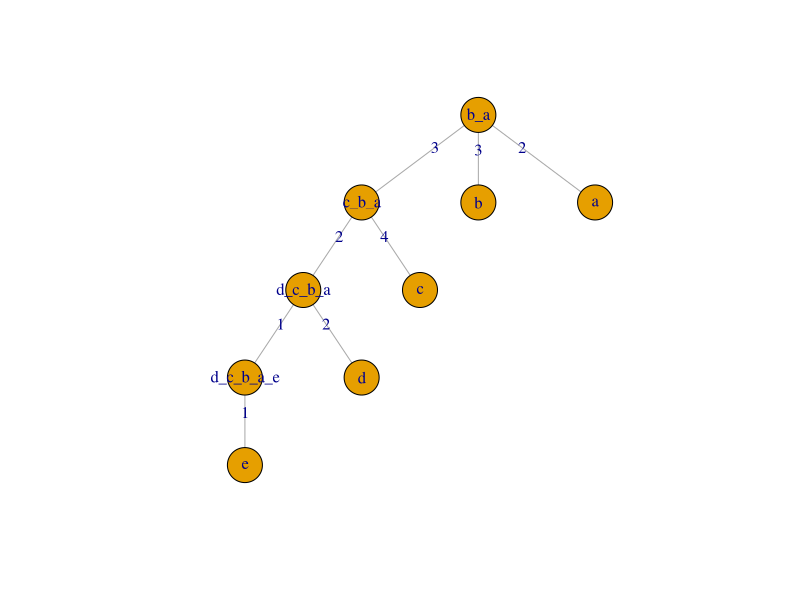

Here is the R script that generated this plot:

##### Set up




#### functions

## param: takes a square distance matrix
## takes a matrix and makes it into a Q matrix 
## returns Q matrix 

makeQ <- function(dist) {
  #get the size
  n <- nrow(dist)
  
  #get row and column sums
  rows <- rowSums(dist)
  cols <- colSums(dist)
  
  #set up Q return 
  Q <- matrix(data = NA, nrow = n, ncol = n)
  row.names(Q) <- row.names(dist)
  colnames(Q) <- colnames(dist)
                   
  # runs through all rows 
  for (a in 1:n) {
    for(b in 1:n) { 
      
      #skip over diagonals 
      if(a == b) {
        Q[a,b] = 0
        
      #uses formula from wikipedia
      }else{
        
      Q[a,b] = (n-2)* dist[a,b] - rows[a] - cols[b]
      }
    }
  }

 return(Q)
}
  

## param: takes a Q matrix, and original distance matrix
## takes smallest element, and joins those nodes, calculates distances
## returns: distance from original nodes to new node,
## to a larger as a dataframe that can be added 

joinNode <- function(Q, dist) {
  
  #takes first (smallest) location for min, returns row and col index
  Qmin <- which( Q == min(Q), arr.ind = TRUE)[1,]
  n <- nrow(dist)
  
  a <- Qmin[1]
  b <- Qmin[2]
  
  abDist <- dist[a,b]
  
  # Nodes 
  nodeA <- rownames(dist)[a]
  nodeB <- rownames(dist)[b]
  
  #row/col sums
  rows <- rowSums(dist)
  cols <- colSums(dist)
  
  #edge distance - from wikipedia
  firstD <- .5* abDist + 1/(2*(n-2)) *(rows[a] - rows[b])
  secondD <- abDist - firstD
  
  newNode <- paste(nodeA, "_",nodeB, sep = '')
  
  #edges that have been made 
  nodeDF <- data.frame(parent = c(newNode, newNode),
                       child = c(nodeA, nodeB),
                       distance = c(firstD, secondD))
  
  return(nodeDF)
}

## params: Takes Q matrix, and original distance matrix, 
## and makes new matrix that is n-1 from dist size, adding in 
## returns the new distance matrix 
newDist <- function(Q, dist) {
  
  #get smallest distance, and return what nodes those are 
  n <- nrow(dist)
  Qmin <- which( Q == min(Q), arr.ind = TRUE)[1,]
  a <- Qmin[1]
  b <- Qmin[2]
  
  #Get new names
  nodeA <- rownames(dist)[a]
  nodeB <- rownames(dist)[b]
  newNode <- paste(nodeA, "_",nodeB, sep = '')
  
  #new distances
  newLength <- c()
  oldNames <- rownames(dist)[-c(a,b)]
  
  for (i in oldNames) {
    ind <- which(rownames(dist) == i) 
    newLength <- c(newLength, .5* (dist[a, ind] + dist[b, ind] - dist[a,b]))
  }
  
  #build out distance matrix 
  
  newD<- matrix(0, n - 1, n - 1)
  rownames(newD) <- c(newNode, oldNames)
  colnames(newD) <- c(newNode, oldNames)
  
  #new dist
  newD[1, -1] <- newLength
  newD[-1, 1] <- newLength
  
  #old dist
  oldDist <- dist[-c(a,b), -c(a,b)]
  newD[-1,-1] <- oldDist
  
  
  return(newD)
}


# graph output from the tree

graphTree <- function(tree, vsize = 20) {
  library(igraph)
  
  g <- graph_from_data_frame(tree, directed = FALSE)
  
  #add distances to plot
  E(g)$label <- round(E(g)$distance, 3)   
  
  plot(
    g,
    vertex.size = vsize,
    edge.arrow.mode = 0,                  
    layout = layout_as_tree(g, root = V(g)[1]) 
  )
  
  
}



## *~*~*~*~*~ Main function 

neighborTree <- function(dist) {
  #set up first distance
  orignialDist <- dist
  newD <- dist
  
  # #Set up matrix to hold final tree info
   tree <- data.frame(
     parent = character(),
     child = character(), 
     distance = numeric()
   )
  # 
  

  
  print(dist)
  #Generally, run until no more new nodes can be made. 
  
  while(nrow(newD) > 2)  {
    #Get Q
    Q <- makeQ(newD)
    
    #nodes 
    joinInfo <- joinNode(Q, newD)
    tree <- rbind(tree, joinInfo)
    
    print(tree)
    
    #get new distance 
    newD <- newDist(Q, newD)
    
    print(newD)
  }
  
  #add last nodes
  lastNodes <- rownames(newD)
  lastDist <- newD[1,2]
  newNode <- paste(lastNodes[1],"_",lastNodes[2], sep = '')
  
  tree<- rbind(tree, 
               data.frame(parent=newNode, child=lastNodes[1], distance=lastDist),
               data.frame(parent=newNode, child=lastNodes[2], distance=lastDist))
  
  return(tree)
  
  
}

### wiki example matrix 

wiki <- matrix(
  c(0,5,9,9,8,
    5,0,10,10,9,
    9,10,0,8,7,
    9,10,8,0,3,
    8,9,7,3,0),
  ncol = 5,
  byrow = TRUE,
  dimnames = list(c('a','b','c','d','e'), c('a','b','c','d','e'))
)

firstOne<- makeQ(wiki)
firstOne

firstNewNode <- joinNode(firstOne, wiki)
firstNewNode

second <- newDist(Q= firstOne,dist = wiki)
second

secondQ <- makeQ(dist = second)
secondQ

third <- newDist(secondQ, second)
third

thirdQ <- makeQ(third)
thirdQ

fourth <- newDist(thirdQ, third)
fourth

tree <- neighborTree(wiki)

graphTree(tree)
